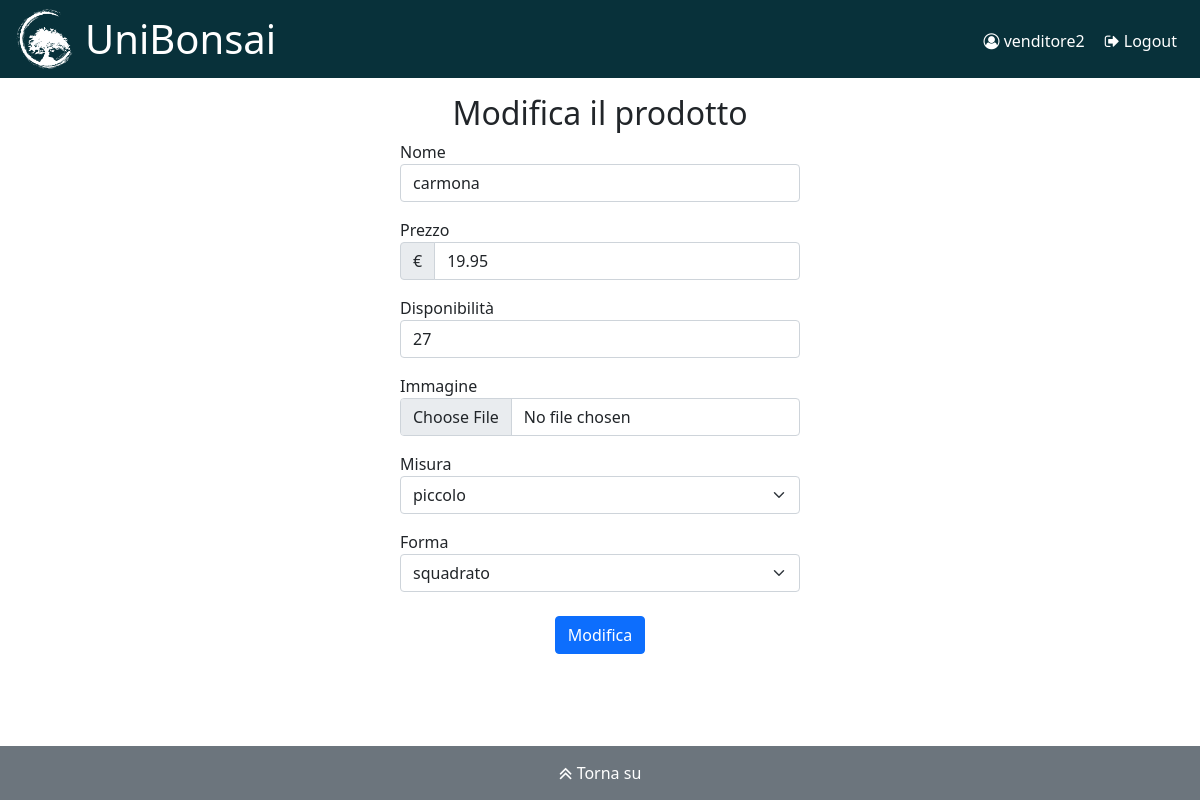
Page /index.php?action=catalogo&mode=update&id=4 (signed in) on the committed database.
### tables this page shows
CREATE TABLE `products` (
  `id` int(11) NOT NULL,
  `name` varchar(30) NOT NULL,
  `price` float NOT NULL,
  `shape` varchar(20) NOT NULL,
  `size` varchar(10) NOT NULL,
  `availability` int(11) NOT NULL,
  `path` varchar(70) NOT NULL
);

### src/configure.php (called while the page is built, shortened)
<?php
require "./src/database/DB.class.php";
$db = new DB();
function get_include_contents(string $file) {
	if (is_file($file)) {
		extract($GLOBALS, EXTR_REFS);
		include $file;
		return ob_get_clean();
	}
	throw new ErrorException("$file not found");
}
function get_in_params($array) {
	return "(".rtrim(str_repeat("?,", count($array)), ",").")";
}
?>

### index.php (called while the page is built, shortened)
<?php
	require "./src/configure.php";
	$vars["action"] = isset($_SESSION["uid"]) ? ($_REQUEST["action"] ?? "catalogo") : "user";
	if (isset($_SESSION["uid"])) {
		$UID = $_SESSION["uid"];
	}
	switch ($vars["action"]) {
		case "catalogo":
			require "./src/catalogo/controller.php";
			break;
	}
	require "./src/templates/template.php";
?>

### src/database/DB.class.php (called while the page is built, shortened)
<?php
class DB {
	private $connection;
	public function __construct() {
		$this->connection = new mysqli("127.0.0.1", "unibonsai", "unibonsai1!", "unibonsai");
	}
	private function query($statement, $vars = [], $types = "") {
		$q = $this->connection->prepare($statement);
		if ($vars && $types)
			$q->bind_param($types, ...$vars);
		$success = $q->execute();
		if ($res = $q->get_result())
			return $res->fetch_all(MYSQLI_ASSOC);
		return $success;
	}
	public function getProducts($ids = null) {
		$query = "SELECT id, name, price, shape, size, availability, path FROM products";
		if ($ids === null) {
			return $this->query($query);
		} else if (empty($ids)) {
			return [];
		} else {
			$query .= " WHERE id IN ". get_in_params($ids);
			return $this->query($query, $ids, str_repeat("i", count($ids))) ?: [];
		}
	}
	public function unreadMessages($userId) {
		$query = "SELECT COUNT(*) as count FROM messages WHERE userId = ? AND isRead = false";
		return $this->query($query, [$userId], "i")[0]["count"] > 0;
	}
}
?>

### src/catalogo/controller.php (called while the page is built, shortened)
<?php
	switch ($vars["mode"]) {
		case "add":
		case "update":
			if ($_SERVER["REQUEST_METHOD"] == "POST") {
				$vars["item"] = generate_product();
				if ($_POST["id"])
					$db->updateProduct($vars["item"]);
				else
					$vars["item"]["id"] = $db->getNextProductId();
				$vars["item"]["path"] = "/img_".$vars["item"]["id"].".jpg";
				if (check_image("image", IMG_PATH."/img_".$vars["item"]["id"].".jpg")) {
					$message = "Prodotto ".($_POST["id"] ? "modificato" : "aggiunto")." correttamente";
					if (!$_POST["id"])
						$db->addProduct($vars["item"]);
					$vars["products"] = $db->getProducts();
					$content = get_include_contents("./src/catalogo/view.php");
				} else {
					$error = "Errore. Assicurarsi che l'immagine sia valida e di tipo .jpg";
					$vars["item"] = generate_product();
					$content = get_include_contents("./src/catalogo/update.php");
				}
			} else {
				if (isset($_GET["id"]) && !empty($_GET["id"])) {
					$vars["item"] = $db->getProducts([$_GET["id"]])[0];
				} else
					$vars["item"] = generate_product(true);
				$content = get_include_contents("./src/catalogo/update.php");
			}
			break;
	}
?>

### src/catalogo/update.php (the view, shortened to what this page needs)
<?php echo get_include_contents("./src/templates/header.php") ?>
<main>
    <h2 class="text-center mt-3">
		<?php echo $vars["item"]["id"] ? "Modifica il" : "Aggiungi un" ?> prodotto
	</h2>
	<div class="col-10 col-md-8 col-lg-6 col-xl-4
		offset-1 offset-md-2 offset-lg-3 offset-xl-4">
		<form action="index.php" method="post" enctype="multipart/form-data">
			<label for="name">Nome</label>
			<input type="text" class="form-control mb-3" id="name" name="name"
				pattern="[a-zA-Z\s]{1,30}" maxlength="30" required
				value="<?php echo $vars["item"]["name"] ?? "" ?>" />
			<label for="price">Prezzo</label>
			<div class="input-group mb-3">
				<span class="input-group-text">€</span>
				<input type="number" class="form-control" id="price" name="price"
					min="0.01" max="200.00" step="0.01" required
					value="<?php echo $vars["item"]["price"] ?>" />
			</div>
			<label for="availability">Disponibilità</label>
			<input type="number" class="form-control mb-3" id="availability" name="availability"
				min="0" max="100" step="1" required value="<?php echo $vars["item"]["availability"] ?>" />
			<label for="image">Immagine</label>
			<input type="file" class="form-control mb-3" id="image" name="image" accept=".jpg"
				<?php  if (!$vars["item"]["id"]) echo "required" ?> />
			<label for="size">Misura</label>
			<select class="form-select mb-3" name="size" id="size" required>
				<option value="piccolo" <?php echo $vars["item"]["size"] == "piccolo" ? "selected" : "" ?>>
					piccolo
				</option>
			</select>
			<label for="shape">Forma</label>
			<select class="form-select mb-3" name="shape" id="shape" required>
				<option value="squadrato" <?php echo $vars["item"]["shape"] == "squadrato" ? "selected" : "" ?>>
					squadrato
				</option>
			</select>
			<div class="text-center mt-4">
				<button type="submit" class="btn btn-primary"
					title="<?php echo $vars["item"]["id"] ? "modifica" : "aggiungi" ?>">
					<?php echo $vars["item"]["id"] ? "Modifica" : "Aggiungi" ?>
				</button>
			</div>
		</form>
	</div>
</main>

### style/style.css (style rules this page uses)
body { position: relative; min-height: 100vh; }

### style/main.css (style rules this page uses)
main { padding-bottom: 55px; }

### rows in the picture
products: name "carmona", price "19.95", availability "27", size "piccolo", shape "squadrato"

### other values in the picture
$vars["user"] "venditore2"
